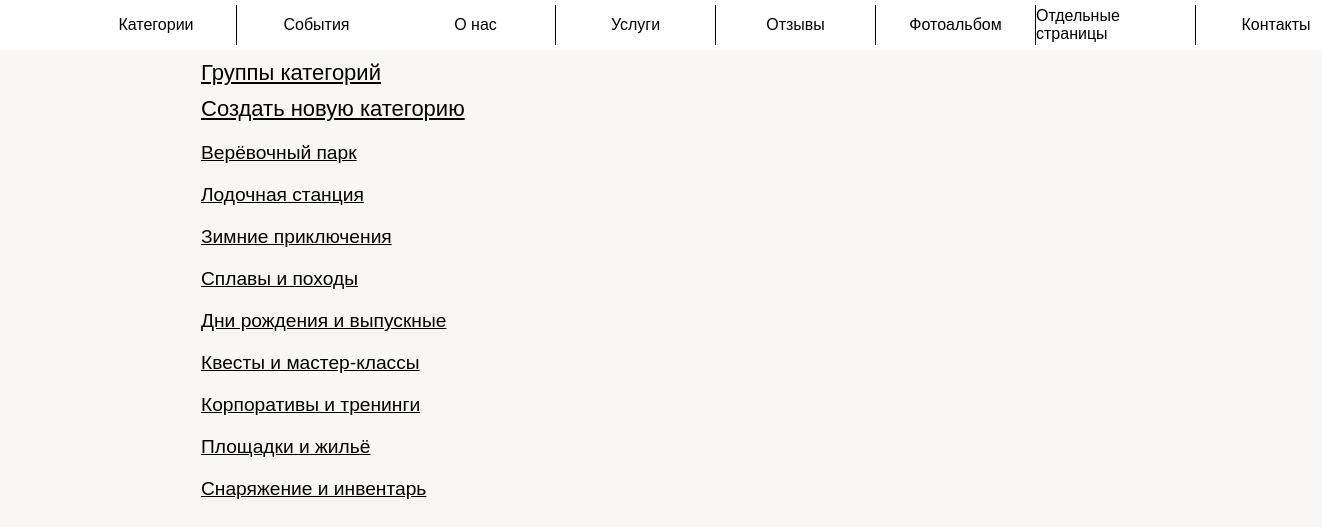
The page /admin_panel/main (signed in) on the database as committed earlier.
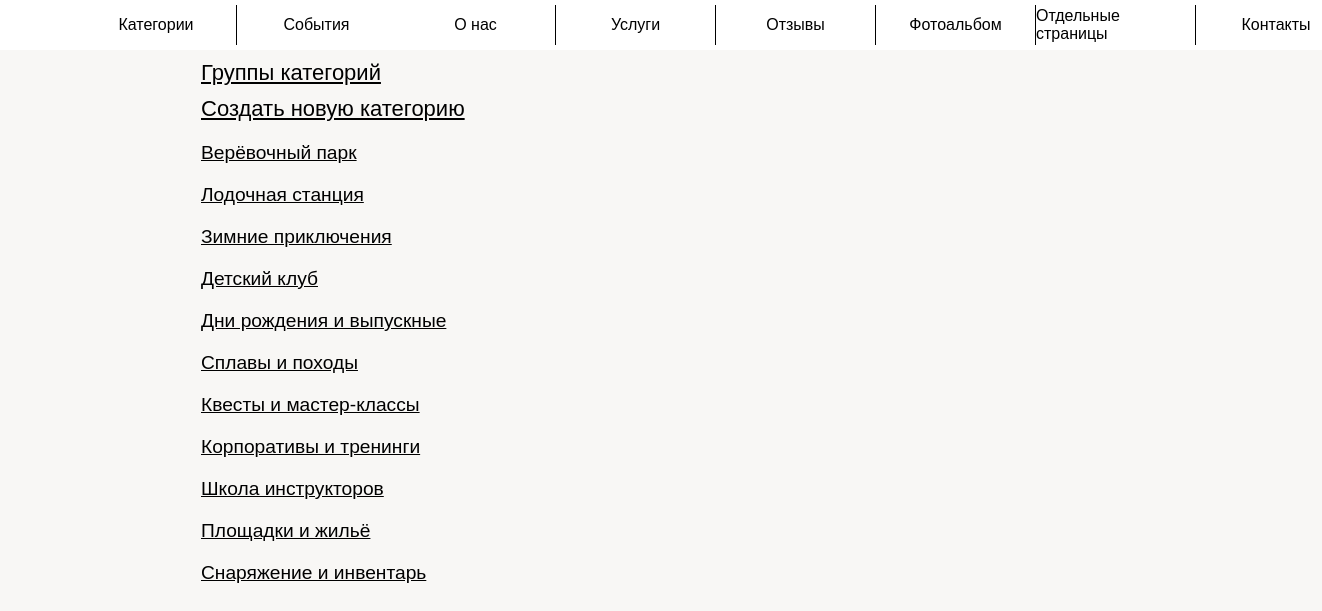
The same page on the database as committed later.
### app/models.py (models this page shows)
class Category(db.Model):
    id = db.Column(db.Integer, primary_key=True, index=True, unique=True)
    name = db.Column(db.String(128))
    description = db.Column(db.Text)
    status = db.Column(db.BOOLEAN())  # отображение клиентам
    services = db.relationship('ServiceCategory', backref='category', lazy='dynamic')
    number = db.Column(db.Integer, index=True, default=30)
    types = db.relationship('CategoryType', backref='category', lazy='dynamic')

### app/admin_panel/routes.py (the view)
@bp.route('/main', methods=['GET', 'POST'])
@login_required
def main():
    categories = Category.query.order_by(Category.number).all()
    return render_template('admin_panel/categories.html', title='Категории',
                           categories=categories)

### app/admin_panel/routes.py (called while the page is built)
@bp.after_request
def add_header(r):
    r.headers["Cache-Control"] = "no-cache, no-store, must-revalidate"
    r.headers["Pragma"] = "no-cache"
    r.headers["Expires"] = "1"
    r.headers['Cache-Control'] = 'public, max-age=0'
    return r

### app/models.py (called while the page is built)
@login.user_loader
def load_user(id):
    return Admin.query.get(int(id))

### app/templates/admin_panel/categories.html
{% extends "admin_panel/base.html" %}
{% block scripts %}
    <link rel="stylesheet" href="{{ url_for('static', filename='admin_panel/events.css') }}">
{% endblock %}
{% block app_content %}
    <div class="block_event">
        <div class="new_event event">
            <a href="{{ url_for('admin_panel.category_types') }}">Группы категорий</a>
        </div>
        <div class="new_event event">
            <a href="{{ url_for('admin_panel.category_create') }}">Создать новую категорию</a>
        </div>
        <div class="events">
            {% for category in categories %}
                <div class="event">
                    <a href="{{ url_for('admin_panel.category_change', category_id=category.id ) }}">
                        <div class="title">
                            {{ category.name }}
                        </div>
                    </a>
                </div>
            {% endfor %}
        </div>
    </div>
{% endblock %}

Rows that differ between the two databases and show on the page:
added Category: name "Детский клуб"
shown differently, row unchanged: Category "Дни рождения и выпускные": moves up the list
added Category: name "Школа инструкторов"
